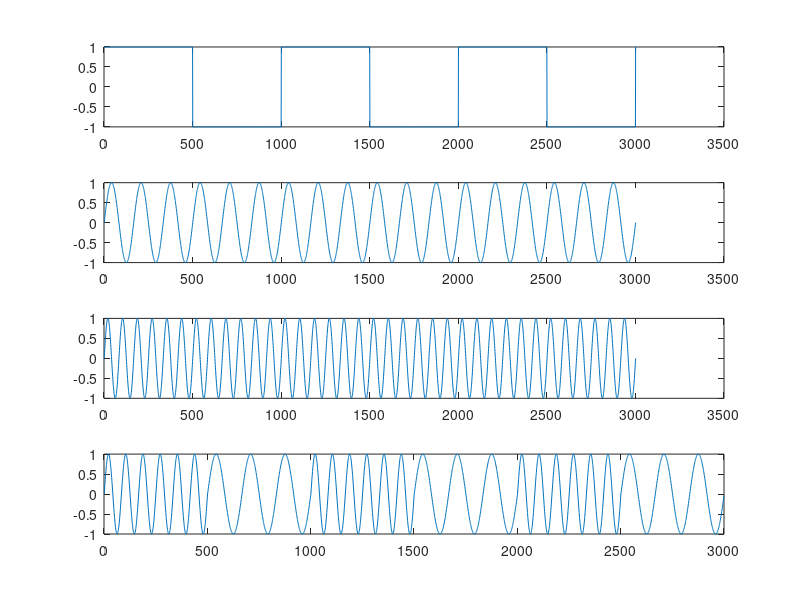

Here is the MATLAB script that generated this plot:
clc;
clear all;
close all;
t = 0:0.0001: 0.3;
m = square (2*pi*10*t);
c1 = sin (2*pi*60*t);
c2 = sin (2*pi*120*t);
for i = 1 : 3000
if(m(i)==1)
s1(i)=c2(i);
else s1(i)=c1(i);
end
end
figure(2);
subplot(4,1,1);
plot(m);
subplot(4,1,2);
plot(c1);
subplot(4,1,3);
plot(c2);
subplot(4,1,4);
plot(s1);